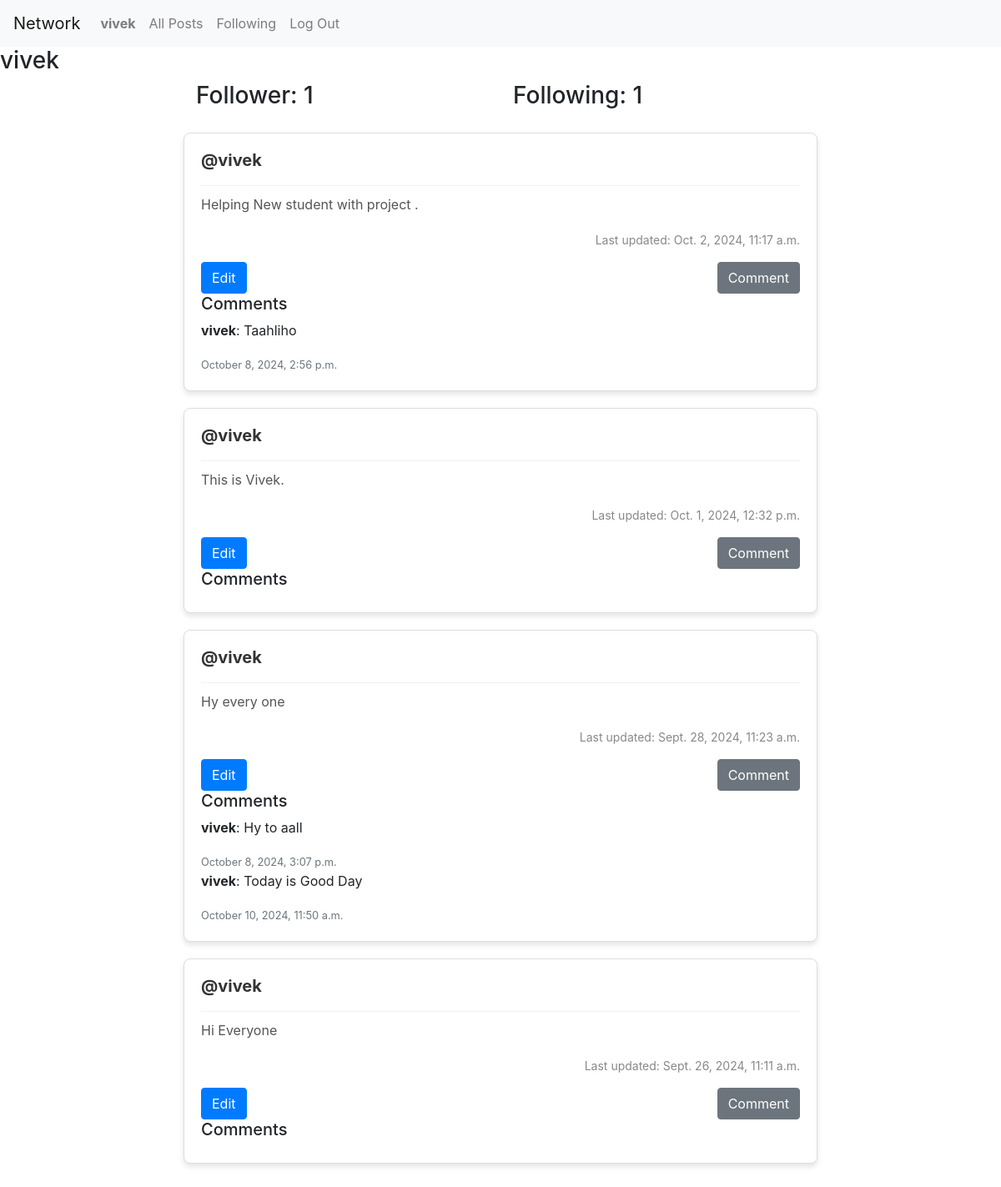
/profile/2 (signed in), run on the app's committed database.
### network/models.py (models this page shows, shortened)
class User(AbstractUser):
    def serialize(self):
        return {
            "id": self.id,
            "username": self.username,
            "email": self.email,
            "followers": [user.follower.username for user in self.follower_set.all()],  # List of followers using the Follow model
            "following": [user.following.username for user in self.following_set.all()]  # List of users being followed using the Follow model
        }

class Post(models.Model):
    poster = models.ForeignKey(User, on_delete=models.CASCADE, blank=True, null=True, related_name="post_user")
    post_content = models.CharField(max_length=512)
    date_added = models.DateTimeField(auto_now_add=True)
    last_updated = models.DateTimeField(auto_now=True)
    likes = models.PositiveIntegerField(default=0)

class PostComment(models.Model):  # Changed to 'PostComment' for better clarity
    author = models.ForeignKey(User, on_delete=models.CASCADE, blank=True, null=True, related_name="user_comment")
    post = models.ForeignKey(Post, on_delete=models.CASCADE, blank=True, null=True, related_name="post_comment")
    comment_time = models.DateTimeField(auto_now_add=True)
    message = models.CharField(max_length=512)

### network/views.py (the view)
# urls.py: path("profile/<int:user_id>",views.profile,name = "profile"),
def profile(request, user_id):
    profile_user = User.objects.get(pk=user_id)
    all_post = Post.objects.filter(poster=profile_user).order_by('last_updated').reverse()
    followers = Follow.objects.filter(following=profile_user)
    following = Follow.objects.filter(follower=profile_user)
    current_user = request.user
    isFollowing = False
    if request.user.is_authenticated:
        isFollowing = followers.filter(follower=current_user).exists()
    paginator = Paginator(all_post, 10)
    page_number = request.GET.get('page')
    post_of_page = paginator.get_page(page_number)
    comments = PostComment.objects.filter(post__in=post_of_page).select_related('author')
    user_liked = []
    if request.user.is_authenticated:
        user_liked = Liked.objects.filter(user=current_user, post__in=post_of_page).values_list('post_id', flat=True)
    return render(request, "network/profile.html", {
        "all_post": all_post,
        "post_of_page": post_of_page,
        "profile_user": profile_user,
        "followers": followers,
        "following": following,
        "isFollowing": isFollowing,
        "user_like": list(user_liked),  # Posts liked by the current user
        "comments": comments  # All comments related to the posts in the current page
    })

### network/templates/network/profile.html (shortened to what this page needs)
{% extends "network/layout.html" %}
{% load static %}
{% block body %}
<h3>{{ profile_user.username }}</h3>
<div class="container">
    <div class="row d-flex justify-content-center">
        <h3 class="col-4" >Follower: {{ followers.count }}</h3>
        <h3 class="col-4">Following: {{ following.count }}</h3>
    </div>
</div>
<div id="post-view">
    <div id="all_post" class="post-container">
        {% for post in post_of_page %}
        <div class="post-card">
            <div class="post-header">
                <a href="{% url 'profile' user_id=post.poster.id %}">
                    <h5 class="username">@{{ post.poster.username }}</h5>
                </a>
            </div>
            <div class="post-body">
                <p class="content" id="content_{{ post.id }}">{{ post.post_content }}</p>
            </div>
            <div class="post-footer">
                <p class="date">Last updated: {{ post.last_updated }}</p>
            </div>
            {% if user.is_authenticated %}
                {% if user == post.poster %}
                <div class="d-flex justify-content-between">
                    <button class="btn btn-primary" data-toggle="modal" data-target="#model_edit_post_{{ post.id }}">Edit</button>
                    <div>
                        <button type="button" class="btn btn-secondary ml-2 justify-content-end" id="toggle-comment-{{ post.id }}" onclick="toggleCommentForm({{ post.id }})">Comment</button>
                    </div>
                </div>
                {%else %}
                <div class="d-flex justify-content-between " >
                    <div>
                        <button type="button" class="btn btn-secondary ml-2 justify-content-end" id="toggle-comment-{{ post.id }}" onclick="toggleCommentForm({{ post.id }})" >Comment</button>
                    </div>
                </div>
                {% endif %}
            {% endif %}
            <h5>Comments</h5>
            <div class="comments-section">
                {% for comment in comments %}
                    {% if comment.post.id == post.id %}
                        <div class="comment">
                            <p><strong>{{ comment.author.username }}</strong>: {{ comment.message }}</p>
                            <small class="text-muted">{{ comment.comment_time|date:"F j, Y, g:i a" }}</small>
                        </div>
                    {% endif %}
                {% empty %}
                    <p>No comments yet.</p>
                {% endfor %}
            </div>
        </div>
        {% endfor %}
    </div>
</div>
{% endblock %}

### network/templates/network/layout.html (shortened to what this page needs)
{% load static %}
<!DOCTYPE html>
<html lang="en">
    <head>
        <link rel="stylesheet" href="https://stackpath.bootstrapcdn.com/bootstrap/4.4.1/css/bootstrap.min.css">
        <link href="{% static 'network/styles.css' %}" rel="stylesheet">
        <link rel="stylesheet" href="https://cdnjs.cloudflare.com/ajax/libs/font-awesome/4.7.0/css/font-awesome.min.css">
    </head>
    <body>
        <nav class="navbar navbar-expand-lg navbar-light bg-light">
            <a class="navbar-brand" href="#">Network</a>
            <div>
              <ul class="navbar-nav mr-auto">
                {% if user.is_authenticated %}
                    <li class="nav-item">
                        <a class="nav-link" href="{% url 'profile' user_id=user.id %}"><strong>{{ user.username }}</strong></a>
                    </li>
                {% endif %}
                <li class="nav-item">
                  <a class="nav-link" href="{% url 'index' %}">All Posts</a>
                </li>
                {% if user.is_authenticated %}
                    <li class="nav-item">
                        <a class="nav-link" href="{% url 'following' %}">Following</a>
                    </li>
                    <li class="nav-item">
                        <a class="nav-link" href="{% url 'logout' %}">Log Out</a>
                    </li>
                {% endif %}
              </ul>
            </div>
          </nav>
        <div class="body">
            {% block body %}
            {% endblock %}
        </div>
    </body>
</html>

### network/static/network/styles.css (style rules this page uses)
.post-container { width: 100%; max-width: 800px; margin: 0 auto; padding: 20px; }
.post-card { background-color: white; border-radius: 8px; box-shadow: 0px 4px 6px rgba(0, 0, 0, 0.1); margin-bottom: 20px; padding: 20px; border: 1px solid #ddd; }
.post-header { border-bottom: 1px solid #f0f0f0; padding-bottom: 10px; margin-bottom: 10px; }
.username { font-size: 1.25rem; font-weight: bold; color: #333; }
.post-body .content { font-size: 1rem; color: #555; margin: 0; }
.post-footer .date { font-size: 0.875rem; color: #888; text-align: right; margin-top: 20px; }

### data on the page
User: username "vivek"
Post: poster.username "vivek", post_content "Helping New student with project .", last_updated "Oct. 2, 2024, 11:17 a.m."
PostComment: author.username "vivek", message "Taahliho", comment_time "October 8, 2024, 2:56 p.m."
Post: poster.username "vivek", post_content "This is Vivek.", last_updated "Oct. 1, 2024, 12:32 p.m."
Post: poster.username "vivek", post_content "Hy every one", last_updated "Sept. 28, 2024, 11:23 a.m."
PostComment: author.username "vivek", message "Hy to aall", comment_time "October 8, 2024, 3:07 p.m."
PostComment: author.username "vivek", message "Today is Good Day", comment_time "October 10, 2024, 11:50 a.m."
Post: poster.username "vivek", post_content "Hi Everyone", last_updated "Sept. 26, 2024, 11:11 a.m."

### other printed values
{{ followers.count }} "1"
{{ following.count }} "1"
